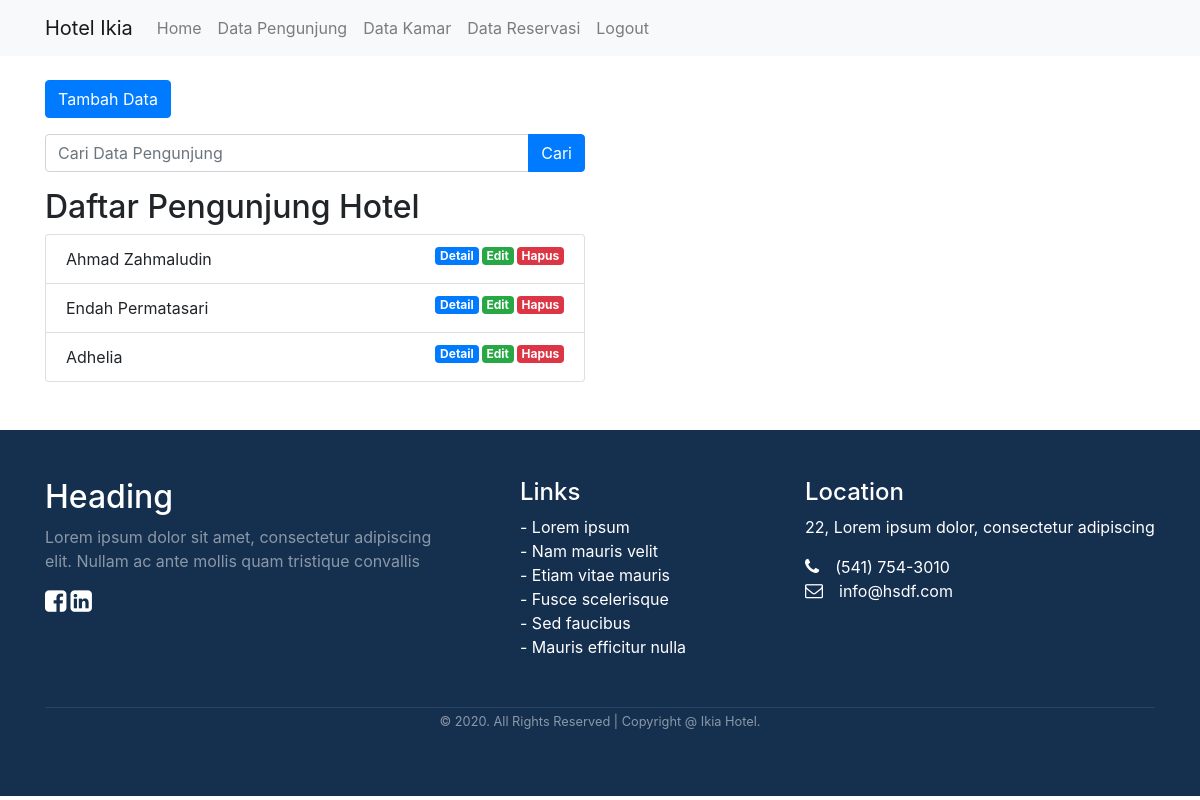
Page /hotel/index.php/pengunjung on the committed database.
### tables this page shows
CREATE TABLE `pengunjung` (
  `id_pengunjung` int(11) NOT NULL,
  `nama` varchar(50) NOT NULL,
  `alamat` varchar(50) NOT NULL,
  `tlp` varchar(20) NOT NULL,
  `ktp` varchar(20) NOT NULL
);

### hotel/application/controllers/pengunjung.php (called while the page is built, shortened)
<?php
class pengunjung extends CI_Controller {
   public function __construct(){
        $this->load->model('pengunjung_model');
   }
    public function index()
    {
        $data['title']='List Pengunjung';
        $data['pengunjung']=$this->pengunjung_model->getAllpengunjung();
        $this->load->view('template/header',$data);
        $this->load->view('pengunjung/index',$data);
        $this->load->view('template/footer');
    }
}
?>

### hotel/index.php (called while the page is built, shortened)
<?php
require_once BASEPATH.'core/CodeIgniter.php';

### hotel/application/models/pengunjung_model.php (called while the page is built, shortened)
<?php
class pengunjung_model extends CI_Model {
   public function getAllpengunjung(){
       return $this->db->get('pengunjung')->result_array();
   }
}
?>

### hotel/application/views/pengunjung/index.php (the view, shortened to what this page needs)
<div class="container">
    <div class="row mt-4">
        <div class="col-md-6">
            <a href="<?= base_url();?>pengunjung/tambah " class="btn btn-primary"> Tambah Data </a>
        </div>
    </div>
<div class="row mt-3">
    <div class="col-md-6">
        <form action="" method="post">
            <div class="input-group">
                <input type="text" class="form-control" placeholder="Cari Data Pengunjung" name="keyword">
                <div class="input-group-append">
                <button class="btn btn-primary" type="submit">Cari</button>
                </div>
            </div>
        </form>
    </div>
</div>
<div class="row mt-3">
    <div class="col-md-6">
        <h2>Daftar Pengunjung Hotel</h2>
    <ul class="list-group">
        <?php foreach($pengunjung as $pj):?>
            <li class="list-group-item">
                <?= $pj['nama'];?>
                <a href="<?= base_url();?>pengunjung/hapus/<?= $pj['id_pengunjung'];?>"
                class="badge badge-danger float-right"
                onclick="return confirm('Yakin Data ini akan dihapus')">Hapus</a>
                <a href="<?= base_url();?>pengunjung/edit/<?= $pj['id_pengunjung'];?>"
                class="badge badge-success float-right">Edit</a>
                <a href="<?= base_url();?>pengunjung/detail/<?= $pj['id_pengunjung'];?>"
                class="badge badge-primary float-right">Detail</a>
            </li>
        <?php endforeach; ?>
    </ul>
    </div>
</div>
</div>

### hotel/application/views/template/header.php (style rules this page uses)
.badge { margin-left:3px; }

### rows in the picture
pengunjung: nama "Ahmad Zahmaludin"
pengunjung: nama "Endah Permatasari"
pengunjung: nama "Adhelia"
